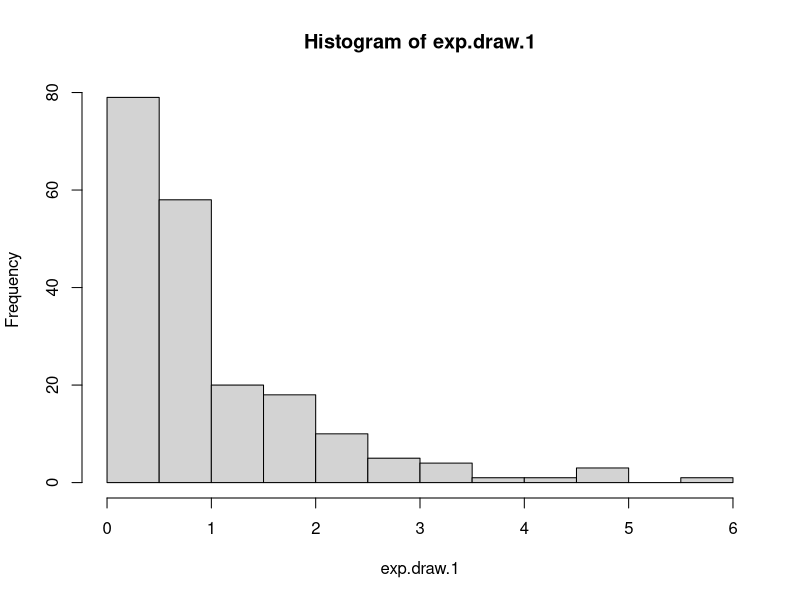
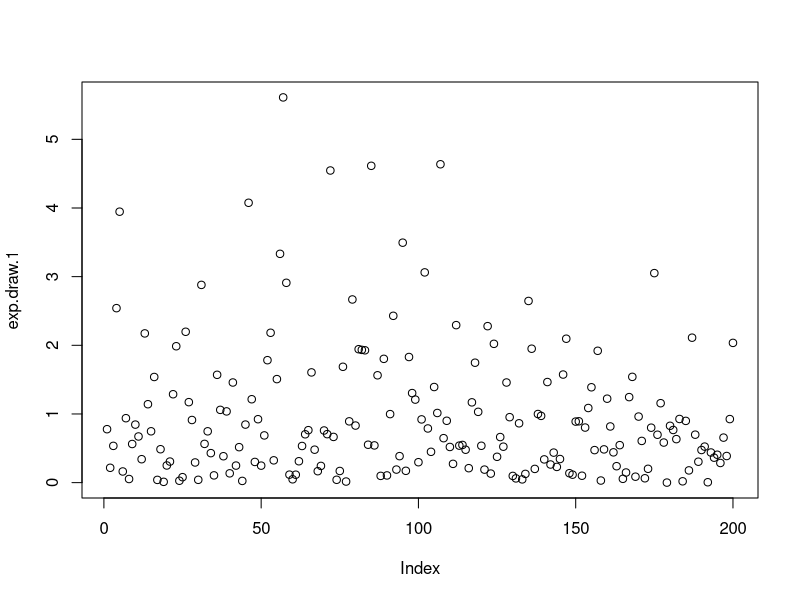
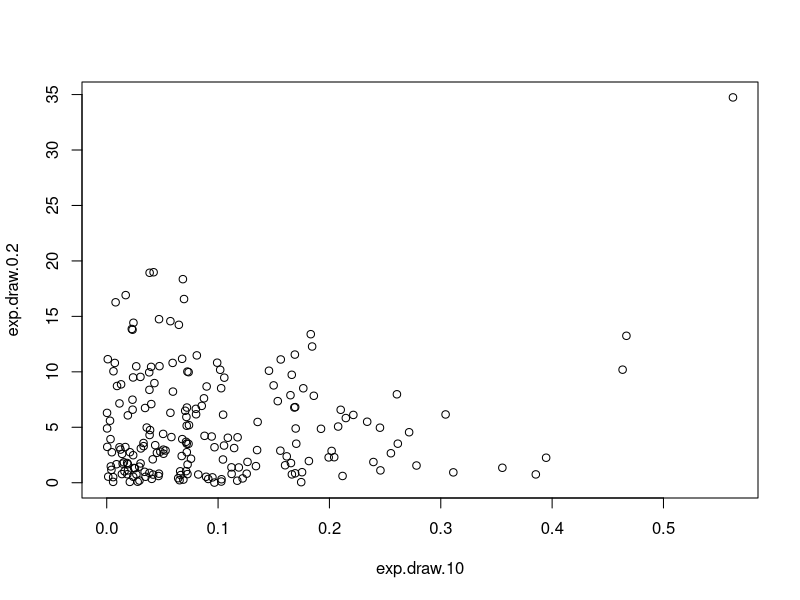
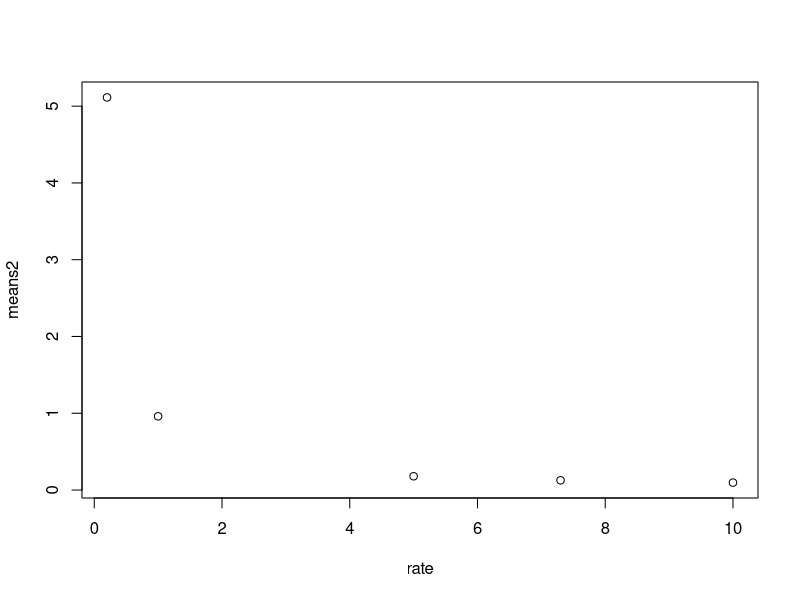
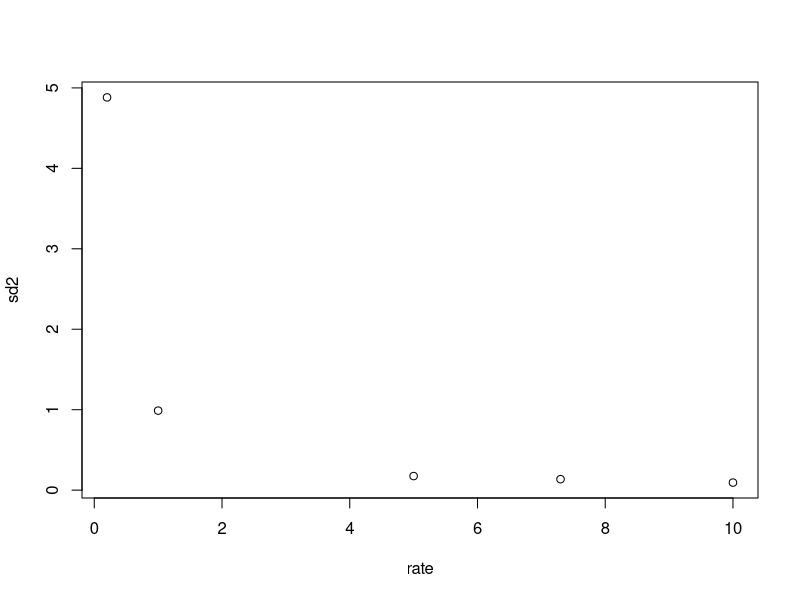
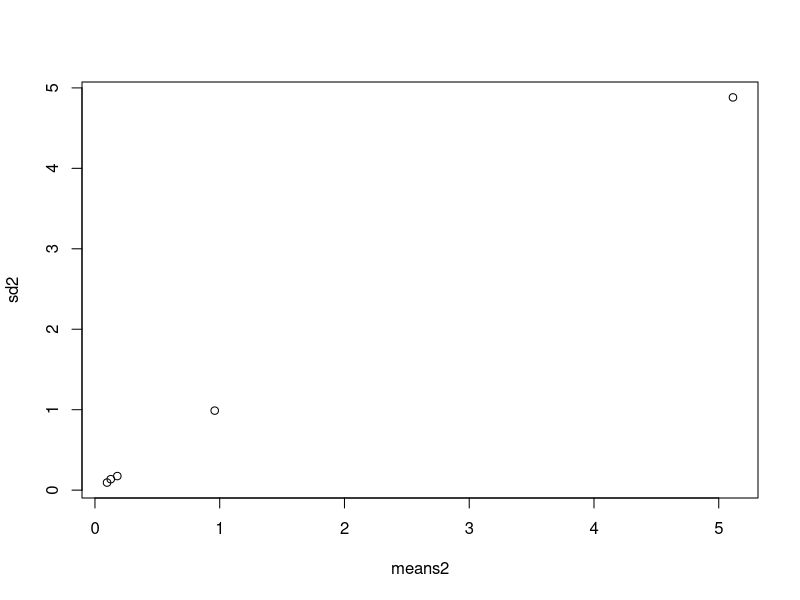
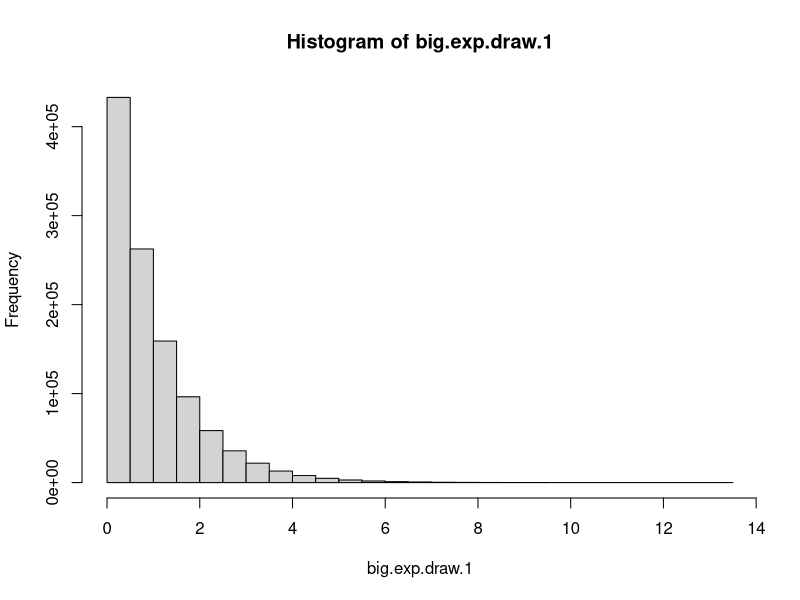
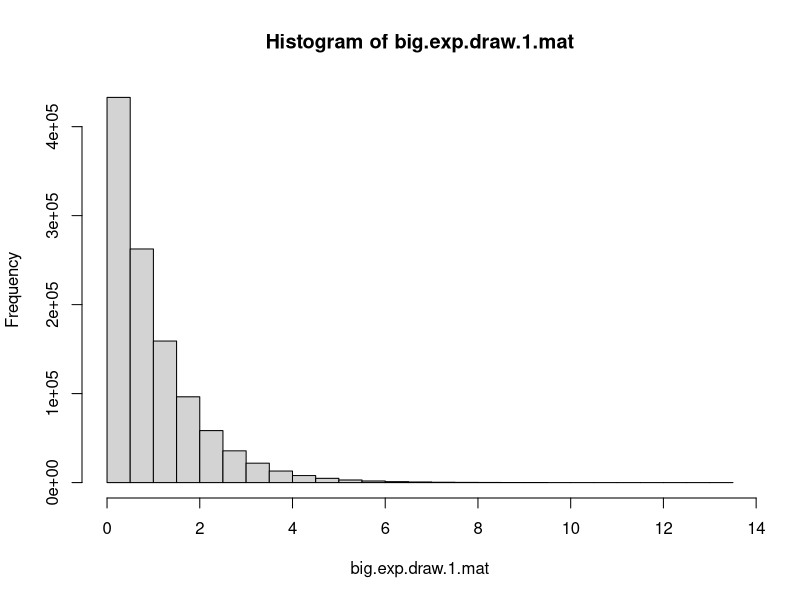

Write the R code that produced these figures, in order.
## ---- chunk 1
exp.draw.1 <- rexp(200) # 1
mean(exp.draw.1) # 1
sd(exp.draw.1) #1 
## ---- chunk 2
exp.draw.0.2 <- rexp(n=200,rate=0.2) #2
exp.draw.5 <- rexp(n=200,rate=5)
exp.draw.7.3 <- rexp(n=200,rate=7.3)
exp.draw.10<- rexp(n=200,rate=10)

## ---- chunk 3
 hist(exp.draw.1)
## ---- chunk 4
plot(exp.draw.1) 
## ---- chunk 5
plot(exp.draw.10, exp.draw.0.2)
## ---- chunk 6
x <- list(exp.draw.1,exp.draw.0.2,exp.draw.5,exp.draw.7.3,exp.draw.10)
means1 <- lapply(x,mean)
means2 <- unlist(means1)
rate <- c(1,0.2,5,7.3,10)
plot(rate, means2)
## ---- chunk 7
sd1 <- lapply(x, sd) # 4b
sd2 <- unlist(sd1)
plot(rate, sd2)
## ---- chunk 8
plot(means2, sd2)
## ---- chunk 9
big.exp.draw.1 <- rexp(1.1*10**6)
mean(big.exp.draw.1)
sd(big.exp.draw.1)

## ---- chunk 10
hist(big.exp.draw.1)
## ---- chunk 11
vectors1 <- big.exp.draw.1[big.exp.draw.1>1] 
mean(vectors1)
## ---- chunk 12
big.exp.draw.1.mat <- matrix(big.exp.draw.1, ncol = 1000, nrow = 1100)
hist(big.exp.draw.1.mat)
## ---- chunk 13
mean(big.exp.draw.1.mat[371,])
## ---- chunk 14
mean(big.exp.draw.1.mat[1:1000,])
hist(colMeans(big.exp.draw.1.mat, dims = 1))
